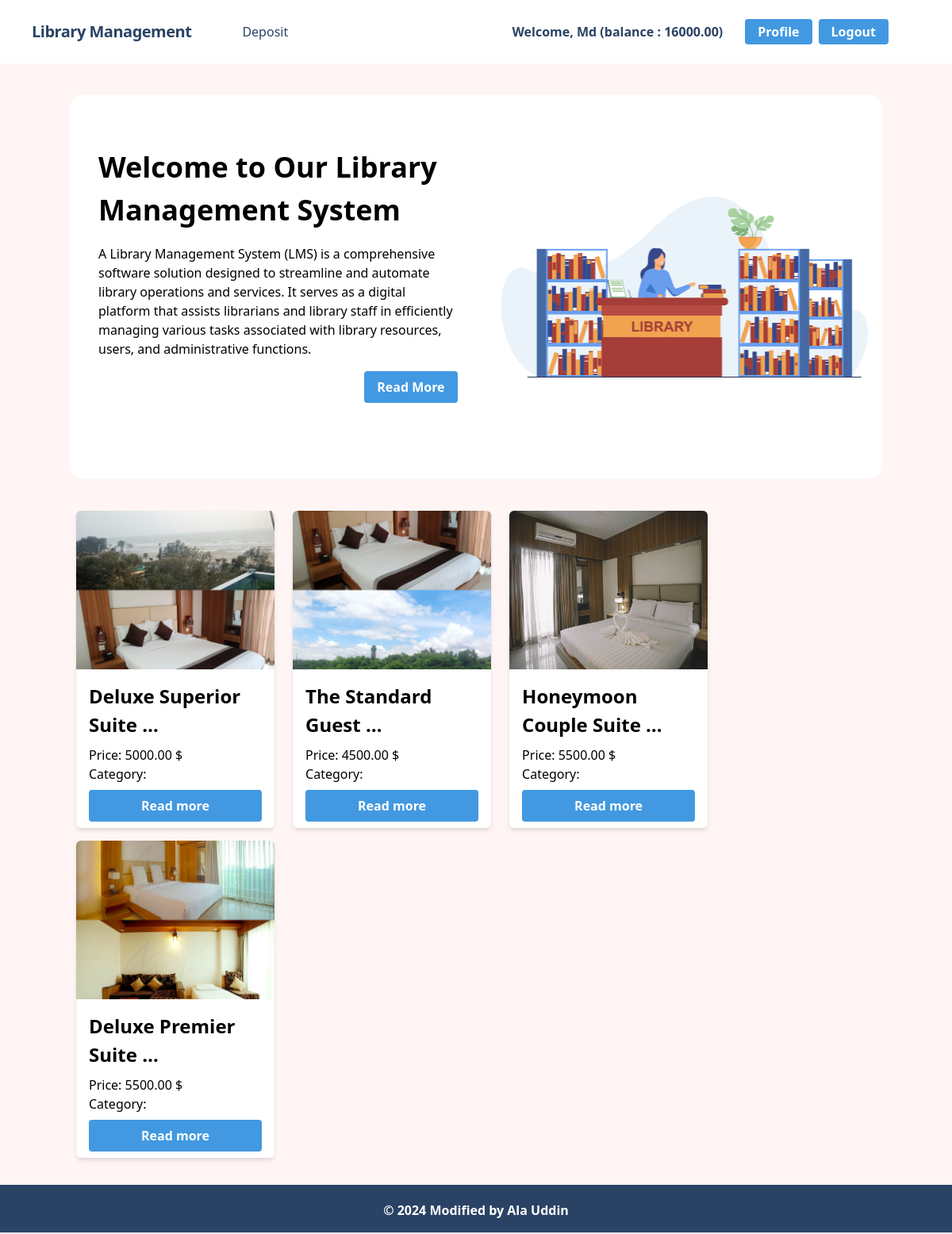
The page / (signed in) on the database its author committed.
### accounts/models.py (models this page shows, shortened)
class UserHotelAccount(models.Model):
    user = models.OneToOneField(User, related_name='account', on_delete=models.CASCADE)
    account_no = models.IntegerField(unique=True)
    initial_deposite_date = models.DateField(auto_now_add=True)
    birth_date = models.DateField(null=True, blank=True)
    balance = models.DecimalField(default=0, max_digits=12, decimal_places=2)

### room/models.py (models this page shows, shortened)
class Room(models.Model):
    title = models.CharField(max_length=100)
    description = models.TextField()
    image = models.ImageField(upload_to='media/')
    guest = models.IntegerField(choices=GUEST_CHOICES)
    price = models.DecimalField(max_digits=10, decimal_places=2)

### core/views.py (the view)
# urls.py: path('', HomeView.as_view(), name='home'),
class HomeView(TemplateView):
    template_name = 'index.html'
    def get_context_data(self, **kwargs):
        context = super().get_context_data(**kwargs)
        rooms = Room.objects.all()
        context['rooms'] = rooms
        return context

### core/templates/index.html (shortened to what this page needs)
{% extends 'base.html' %}
{% block content %}
{% load static %}
<div class="container mx-auto flex flex-col md:flex-row items-center my-5 md:my-10 bg-white rounded-2xl">
    <div class="flex flex-col w-full lg:w-1/2 justify-center items-start pt-12 pb-24 px-6  bg-opacity-70 mx-3">
        <h1 class="font-bold text-4xl my-4">Welcome to Our Library Management System</h1>
        <p class="leading-normal mb-4">
            A Library Management System (LMS) is a comprehensive software solution designed to streamline and automate library operations and services. It serves as a digital platform that assists librarians and library staff in efficiently managing various tasks associated with library resources, users, and administrative functions.
        </p>
        <div class="flex justify-end w-full">
            <a href="{% url 'home' %}" class="bg-blue-500 hover:bg-blue-700 text-white font-bold py-2 px-4 rounded focus:outline-none focus:shadow-outline">Read More</a>
        </div>
    </div>
    <div class="w-full lg:w-1/2 lg:py-6 text-center ">
        <img class ="rounded-2xl" src ="{% static './img/home.png' %}"/>
    </div>
</div>
<div class="flex flex-wrap">
    <div class="relative w-full md:w-3/4 lg:w-4/5 xl:w-5/6">
        <div class="flex flex-wrap">
            {% for room in rooms %}
            <div class="w-full sm:w-1/2 md:w-1/2 lg:w-1/3 xl:w-1/4 mb-4 px-2">
                <div class="bg-white rounded-md shadow-md dark:bg-gray-900 dark:text-gray-100" style="width: 250px; height: 400px;">
                    <img src="{{ room.image.url }}" alt="{{ room.image.url }}" class="object-cover object-center w-full h-56 rounded-t-md dark:bg-gray-500" style="width: 100%; height: 200px;">
                    <div class="p-4">
                        <h2 class="text-xl lg:text-2xl font-semibold mb-2">{{ room.title|truncatewords:3 }}</h2>
                        <p class="dark:text-gray-100">Price: {{ room.price }} $</p>
                        <p class="dark:text-gray-100">Category: {{ room.category }}</p>
                        <a href="{% url 'details_room' room.id %}" class="flex items-center justify-center w-full p-3 font-semibold tracki bg-blue-500 hover:bg-blue-700 text-white font-bold py-2 px-4 mt-2 rounded">Read more</a>
                    </div>
                </div>
            </div>
            {% endfor %}
        </div>
    </div>
</div>
{% endblock %}

### core/templates/navbar.html (shortened to what this page needs)
<nav class="flex items-center justify-between flex-wrap bg-white p-6 px-10">
    <div class="flex items-center flex-shrink-0 text-white mr-6">
        <span class="font-semibold text-xl tracking-tight text-blue-900"><a href="/">Library Management</a></span>
    </div>
    <div class="w-full block flex-grow lg:flex lg:items-center lg:w-auto px-10">
        {% if request.user.is_authenticated %}
            <div class="text-md lg:flex-grow">
                <a href="{% url 'deposit' %}" class="block mt-4 lg:inline-block lg:mt-0 text-blue-900 hover:text-blue-700-900 hover:font-black mr-4">
                    Deposit
                </a>
            </div>
            <div class="flex w-auto">
                <div class="text-blue-900 my-auto font-black px-5">Welcome, {{ request.user.first_name }} (balance : {{request.user.account.balance}}) </div>
                <a href="{% url 'profile' %}" class="bg-blue-500 hover:bg-blue-700 text-white font-bold py-1 mx-2 px-4 rounded focus:outline-none focus:shadow-outline">Profile</a>
                <a href="{% url 'logout' %}" class="bg-blue-500 hover:bg-blue-700 text-white font-bold py-1 px-4 rounded focus:outline-none focus:shadow-outline">Logout</a>
            </div>
        {% endif %}
    </div>
</nav>

### rows shown on the page
Room: image (picture), title "Deluxe Superior Suite …", price "5000.00"
Room: image (picture), title "The Standard Guest …", price "4500.00"
Room: image (picture), title "Honeymoon Couple Suite …", price "5500.00"
Room: image (picture), title "Deluxe Premier Suite …", price "5500.00"

### other values the page prints
{{ request.user.first_name }} "Md"
{{ request.user.account.balance }} "16000.00"
